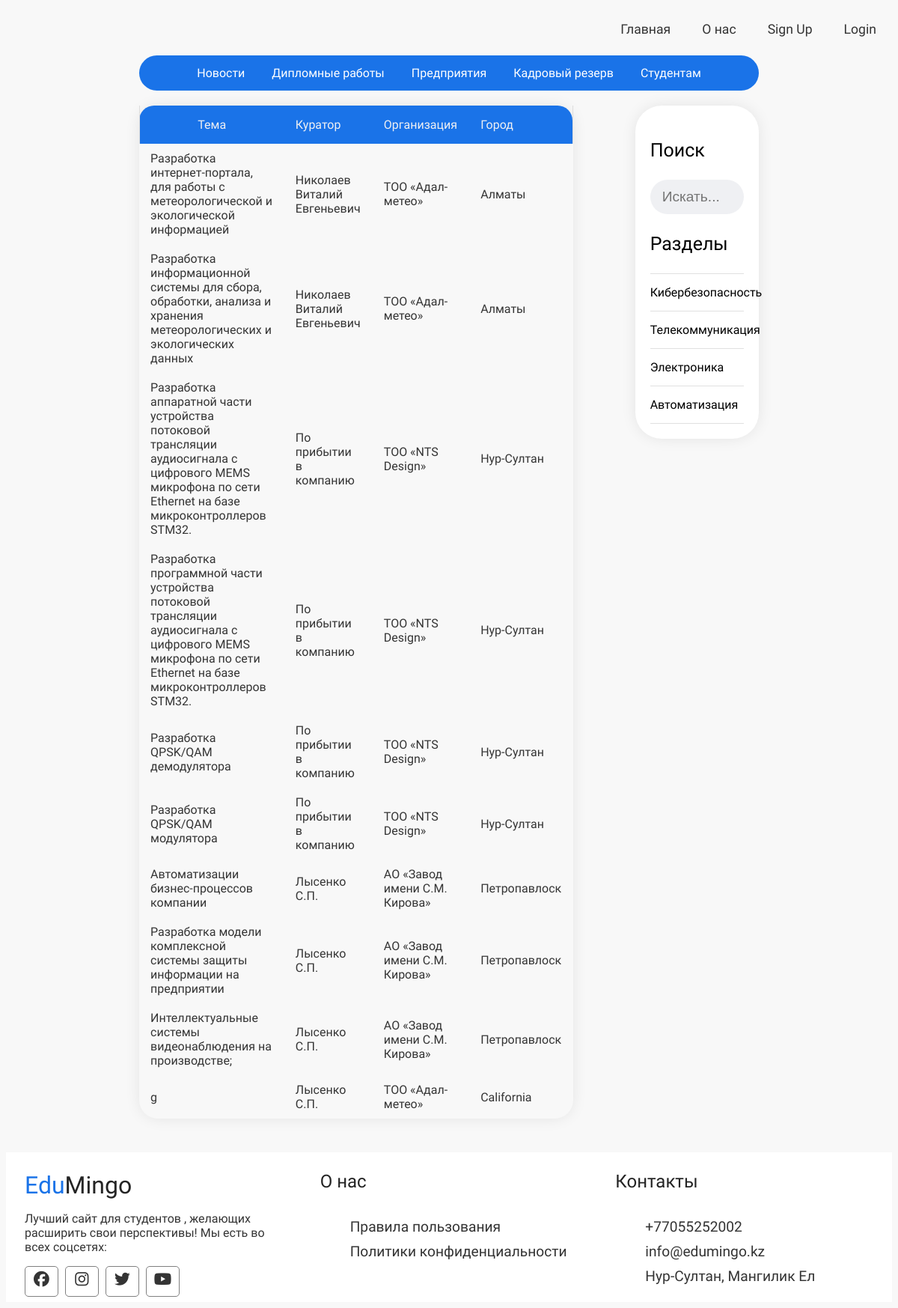
Page /diploma-topics.php on the committed database.
### tables this page shows
CREATE TABLE `diplomas` (
  `id` int(11) NOT NULL,
  `user_id` int(11) NOT NULL,
  `faculty_id` int(11) DEFAULT NULL,
  `location` varchar(255) NOT NULL,
  `mentor` varchar(255) NOT NULL,
  `dcompany` varchar(255) NOT NULL,
  `title` varchar(255) NOT NULL,
  `description` text NOT NULL,
  `results` text NOT NULL,
  `requirements` text NOT NULL,
  `published` tinyint(4) NOT NULL,
  `status` varchar(16) NOT NULL,
  `created_at` datetime NOT NULL DEFAULT current_timestamp()
);

CREATE TABLE `users` (
  `id` int(11) NOT NULL,
  `admin` tinyint(4) NOT NULL,
  `username` varchar(255) NOT NULL,
  `email` varchar(255) NOT NULL,
  `name` varchar(32) NOT NULL,
  `lastname` varchar(32) NOT NULL,
  `password` varchar(255) NOT NULL,
  `age` int(11) DEFAULT NULL,
  `phone_number` text DEFAULT NULL,
  `address` text DEFAULT NULL,
  `gpa` float DEFAULT NULL,
  `about` text DEFAULT NULL,
  `avatar` varchar(255) NOT NULL,
  `created_at` timestamp NOT NULL DEFAULT current_timestamp(),
  `company` tinyint(4) NOT NULL,
  `student` tinyint(4) NOT NULL,
  `cname` varchar(255) DEFAULT NULL
);

CREATE TABLE `faculties` (
  `id` int(11) NOT NULL,
  `name` varchar(100) NOT NULL,
  `description` text NOT NULL
);

### app/database/db.php (called while the page is built, shortened)
<?php
require('connect.php');
function executeQuery($sql, $data)
{
    global $conn;
    $stmt = $conn->prepare($sql);
    $values = array_values($data);
    $types = str_repeat('s', count($values));
    $stmt->bind_param($types, ...$values);
    $stmt->execute();
    return $stmt;
}
function selectAll($table, $conditions = [])
{
    global $conn;
    $sql = "SELECT * FROM $table";
    if (empty($conditions)) {
        $stmt = $conn->prepare($sql);
        $stmt->execute();
        $records = $stmt->get_result()->fetch_all(MYSQLI_ASSOC);
        return $records;
    }
}
function getPublishedDiplomaPosts()
{
    $sql = "SELECT p.*, u.cname FROM diplomas AS p JOIN users AS u ON p.user_id=u.id WHERE p.published=?";
    $stmt = executeQuery($sql, ['published' => 1]);
    $records = $stmt->get_result()->fetch_all(MYSQLI_ASSOC);
    return $records;
}

### app/controllers/faculties.php (called while the page is built, shortened)
<?php
include(ROOT_PATH . "/app/database/db.php");
$table = 'faculties';
$faculties = selectAll($table);

### diploma-topics.php (the view, shortened to what this page needs)
<?php
include(ROOT_PATH . "/app/controllers/faculties.php");
$posts = array();
if (isset($_GET['t_id'])) {
  $posts = getDiplomasByTopicId($_GET['t_id']);
  $postsTitle = "You searched for posts under '" . $_GET['name'] . "'";
} else if (isset($_POST['search-term'])) {
  $postsTitle = "You searched for '" . $_POST['search-term'] . "'";
  $posts = searchDiplomas($_POST['search-term']);
} else {
  $posts = getPublishedDiplomaPosts();
}
?>
<!DOCTYPE html>
<html lang="en">
<head>
  <link rel="stylesheet" href="https://cdnjs.cloudflare.com/ajax/libs/font-awesome/4.7.0/css/font-awesome.min.css">
		<link href="https://unpkg.com/aos@2.3.1/dist/aos.css" rel="stylesheet">
  <link rel="stylesheet" href="https://use.fontawesome.com/releases/v5.7.2/css/all.css"
>
  <link rel="stylesheet" href="assets/css/style.css">
  <link rel="stylesheet" href="assets/css/main-pages/diploma.css">
  <link rel="stylesheet" href="assets/css/main-pages/news.css">
</head>
<body>
  <?php include(ROOT_PATH . "/app/includes/header.php"); ?>
  <div class="main-content-wrapper">
      <div class="main-content-grid-diploma">
      <div class="diploma-feed">
       <table class="diploma-table">
  <thead >
    <tr>
      <th><p>Тема</p></th>
      <th class="left"><p>Куратор</p></th>
      <th class="left"><p>Организация</p></th>
      <th class="left"><p>Город</p></th>
    </tr>
  </thead>
  <?php $delay_count=0; ?>
  <?php foreach ($posts as $post): ?>
  <tbody>
    <tr>
      <td class="aos aos--first" data-aos="fade-in" data-aos-delay="<?php echo $delay_count * 50; ?>" data-aos-offset="50" data-aos-once="true"> <a href="singlediploma.php?id=<?php echo $post['id']; ?>"> <?php echo $post['title']; ?> </a></td>
      <td class="aos aos--second" data-aos="fade-in" data-aos-delay="<?php echo $delay_count * 50; ?>" data-aos-offset="50" data-aos-once="true"><?php echo $post['mentor']; ?></td>
      <td class="aos aos--thirst" data-aos="fade-in" data-aos-delay="<?php echo $delay_count * 50; ?>" data-aos-offset="50" data-aos-once="true">  <?php echo $post['cname']; ?></td>
      <td class="aos aos--fourth city" data-aos="fade-in" data-aos-delay="<?php echo $delay_count * 50; ?>"  data-aos-offset="50" data-aos-once="true"> <?php echo $post['location']; ?></td>
    </tr>
  </tbody>
  <?php $delay_count++; ?>
  <?php endforeach; ?>
</table>
 </div>
 <div class="right-column">
 <div class="sidebar-right" class="aos aos--first" data-aos="fade-left" data-aos-delay="50" data-aos-offset="50" data-aos-once="true">
 <div class="section-search">
  <p class="">Поиск</p>
  <form action="diploma-topics.php" method="post">
    <input type="text" name="search-term" class="text-input" placeholder="Искать...">
  </form>
</div>
<div class="section-topics">
  <p class="section-title">Разделы</p>
  <ul>
    <?php foreach ($faculties as $key => $faculty): ?>
      <li><a href="<?php echo BASE_URL . '/diploma-topics.php?t_id=' . $faculty['id'] . '&name=' . $faculty['name'] ?>"><?php echo $faculty['name']; ?></a></li>
    <?php endforeach; ?>
  </ul>
</div>
</div>
</div>
</div>
  </div>
  <?php include(ROOT_PATH . "/app/includes/footer.php"); ?>
</body>
</html>

### assets/css/style.css (style rules this page uses)
:root { --primary-color: #1a73e8; --secondary-color:#D9376E; --third-color:#e9e3ff; --misc-color:#438CEA; --text-color:#343434; --page-color:#EFF0F3; }
* { box-sizing: border-box; }
html, body { font-family: 'Ubuntu', sans-serif; background: #f8f8f8; display:flex; flex-direction:column; }
a { text-decoration: none; color: inherit; }
.text-input { background-color: var(--page-color); padding: 0.7rem 1rem; display: block; width: 100%; border-radius: 25px; border: 0px solid #e0e0e0; outline: none; color: var(--text-color); line-height: 1.5rem; font-size: 1.2em; transition: transform .2s; }
.main-content-wrapper { width: 70%; margin: 0 auto; }
.main-content-grid-diploma { margin-top: 20px; display: grid; grid-auto-flow: row dense; grid-auto-columns: 1fr; grid-template-columns: 70% 20%; grid-template-rows: auto; gap: 5px 10%; grid-template-areas: ". ."; }

### assets/css/main-pages/diploma.css (style rules this page uses)
.diploma-table { width: 100%; border: none; border-radius: 25px; margin-bottom: 20px; border-collapse:collapse; box-shadow: 0px 0px 22px -3px rgba(0,0,0,0.11); }
.diploma-table thead th { height: 20px; font-weight: lighter; color: var(--page-color); text-align: center; border: none; padding: 0px 15px; background: var(--primary-color); }
.diploma-table tbody { color: var(--text-color); }
.diploma-table thead tr th:not(:first-child) { text-align: left; }
.diploma-table tr th:first-child, .table tr td:first-child { border-left: 1px solid #ddd; }
.diploma-table tr th:last-child, .table tr td:last-child { border-right: 1px solid #ddd; }
.diploma-table thead tr th:first-child { border-radius: 20px 0 0 0; }
.diploma-table thead tr th:last-child { border-radius: 0 20px 0 0; }
.diploma-table tbody td { text-align: left; border: none; padding: 10px 15px; font-size: 16px; }
.diploma-table tbody tr:last-child td:first-child { border-radius: 0 0 0 20px; }
.diploma-table tbody tr:last-child td:last-child { border-radius: 0 0 20px 0; }
.diploma-feed { margin: 0 auto; border-radius: 35px; width: 100%; margin-bottom: 25px; }

### assets/css/main-pages/news.css (style rules this page uses)
.right-column { height: auto; }
.sidebar-right { border-radius: 35px; background-color: white; width: 100%; padding: 20px; box-shadow: 0px 0px 22px -3px rgba(0,0,0,0.11); }
.section-topics ul { margin: 0px; padding: 0px; list-style: none; border-top: 1px solid #e0e0e0; }
.section-topics ul li a { display: block; padding: 15px 0px 15px 0px; border-bottom: 1px solid #e0e0e0; transition: all 0.3s; font-weight: 200; }
.sidebar-right p { font-weight: 500; font-size: 25px; }

### rows in the picture
diplomas: title "Разработка интернет-портала, для работы с метеорологической и экологической информацией", mentor "Николаев Виталий Евгеньевич", user.cname "ТОО «Адал-метео»", location "Алматы"
diplomas: title "Разработка информационной системы для сбора, обработки, анализа и хранения метеорологических и экологических данных", mentor "Николаев Виталий Евгеньевич", user.cname "ТОО «Адал-метео»", location "Алматы"
diplomas: title "Разработка аппаратной части устройства потоковой трансляции аудиосигнала с цифрового MEMS микрофона по сети Ethernet на базе микроконтроллеров STM32.", mentor "По прибытии в компанию", user.cname "ТОО «NTS Design»", location "Нур-Султан"
diplomas: title "Разработка программной части устройства потоковой трансляции аудиосигнала с цифрового MEMS микрофона по сети Ethernet на базе микроконтроллеров STM32.", mentor "По прибытии в компанию", user.cname "ТОО «NTS Design»", location "Нур-Султан"
diplomas: title "Разработка QPSK/QAM демодулятора", mentor "По прибытии в компанию", user.cname "ТОО «NTS Design»", location "Нур-Султан"
diplomas: title "Разработка QPSK/QAM модулятора", mentor "По прибытии в компанию", user.cname "ТОО «NTS Design»", location "Нур-Султан"
diplomas: title "Автоматизации бизнес-процессов компании", mentor "Лысенко С.П.", user.cname "АО «Завод имени С.М. Кирова»", location "Петропавлоск"
diplomas: title "Разработка модели комплексной системы защиты информации на предприятии", mentor "Лысенко С.П.", user.cname "АО «Завод имени С.М. Кирова»", location "Петропавлоск"
diplomas: title "Интеллектуальные системы видеонаблюдения на производстве;", mentor "Лысенко С.П.", user.cname "АО «Завод имени С.М. Кирова»", location "Петропавлоск"
diplomas: title "g", mentor "Лысенко С.П.", user.cname "ТОО «Адал-метео»", location "California"
faculties: name "Кибербезопасность"
faculties: name "Телекоммуникация"
faculties: name "Электроника"
faculties: name "Автоматизация"
